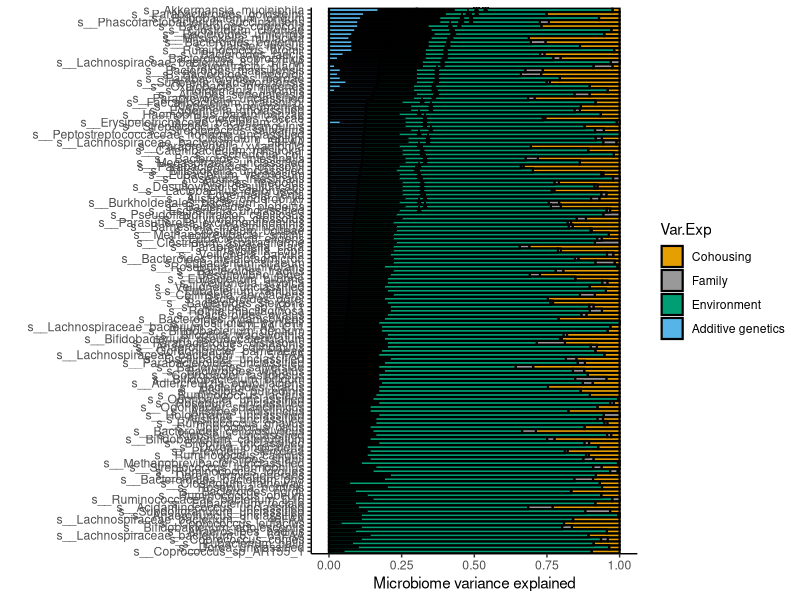
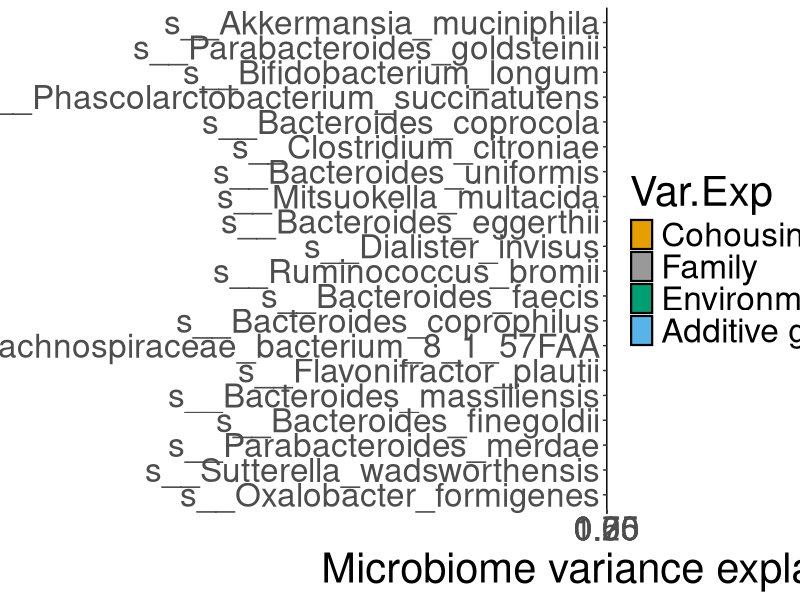
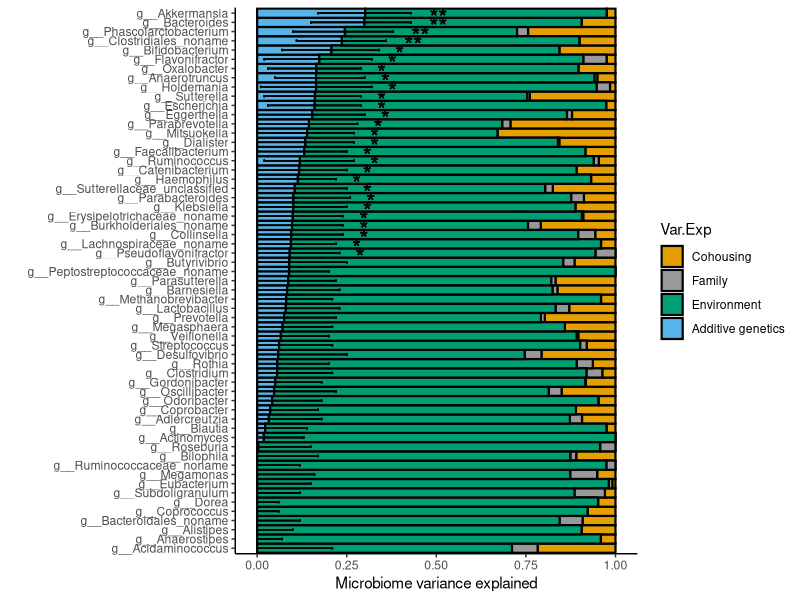
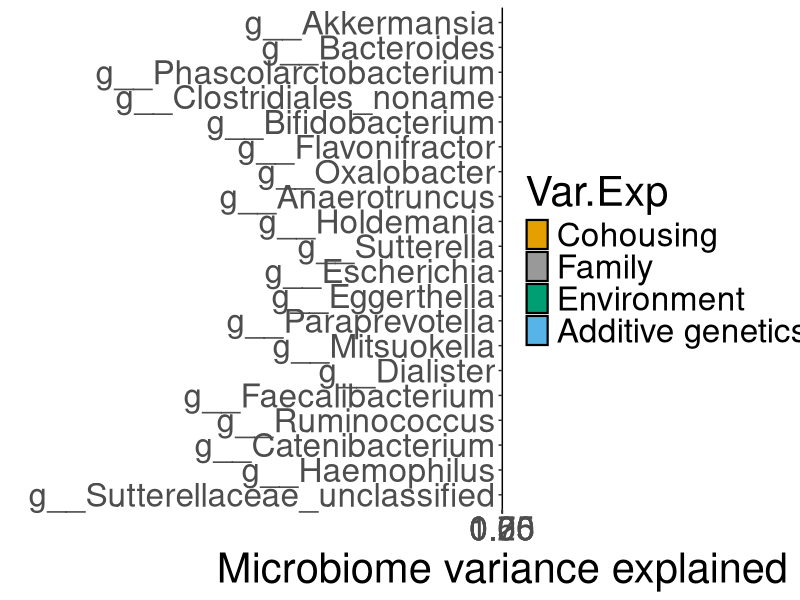
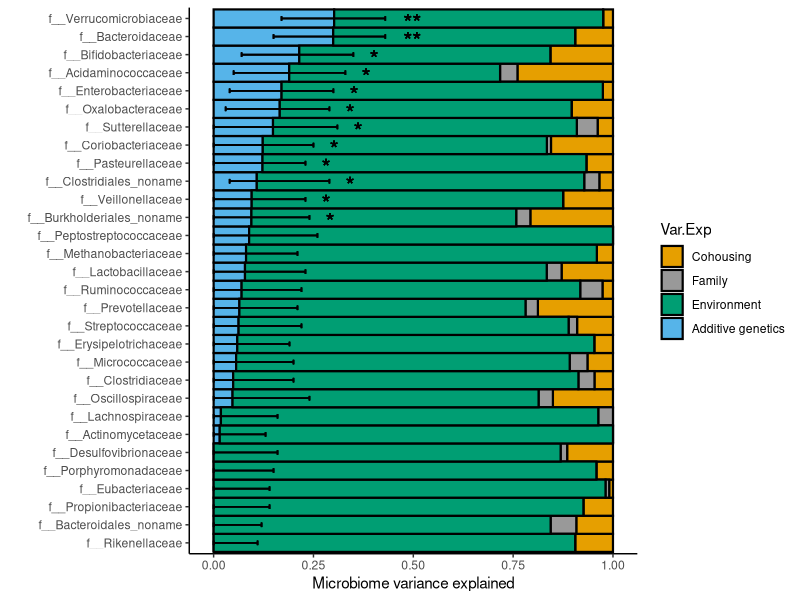
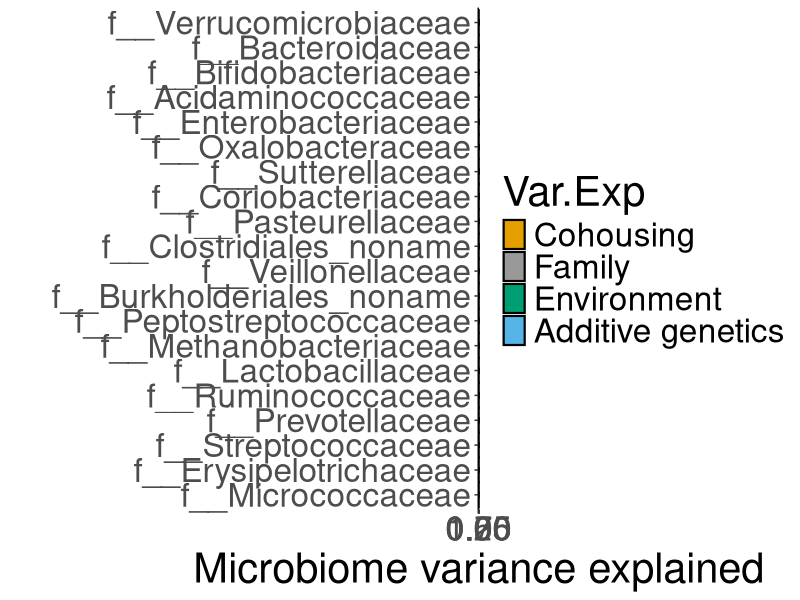
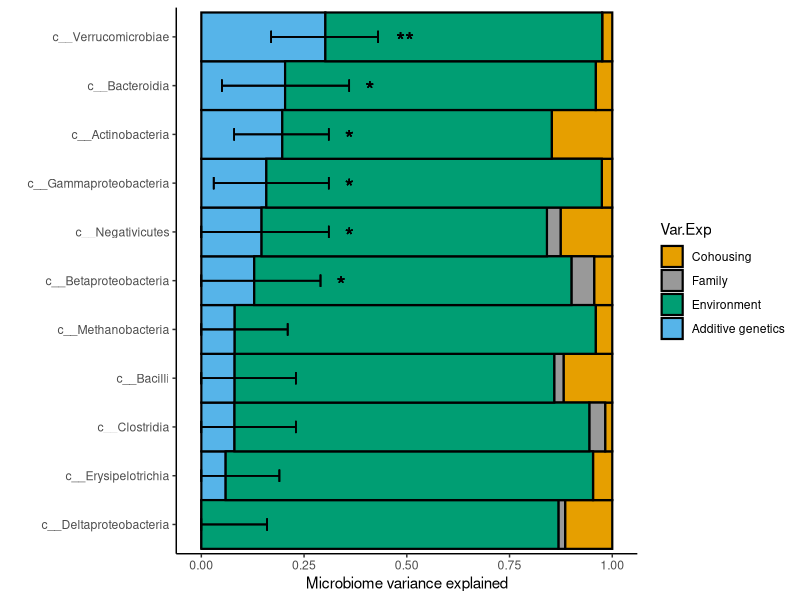
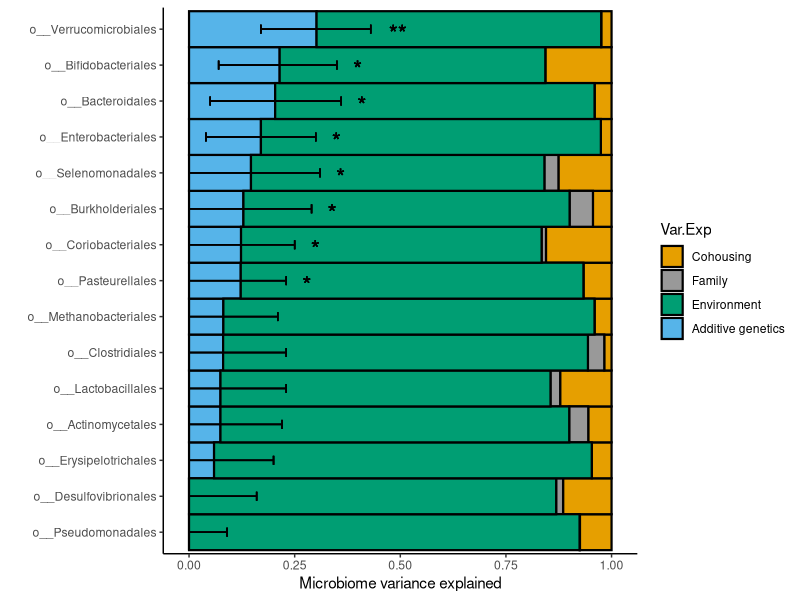

R code for these plots, in order:
# ========================================================================
# By: R.Gacesa, Weersma Group, UMCG (2020)
#
# Script plots results of heritability analysis
# on real data of DMP project (see real_data sub folder / supplementary tables S5)
# (Panels A & B in Figure 2 in main DMP manuscript )

# =========================================================================

# parse confidence intervals
parseCIrange <- function(varN,toget="range") {
  ret = c()
  for (cc in c(1:nrow(inDFs))) {
    if (!is.na(inDFs[[varN]][cc]) & ! grepl('Inf',inDFs[[varN]][cc])) {
      ccc <- unlist(strsplit(inDFs[[varN]][cc],'-') )
      if (toget=="range") {
        ret <- c(ret,abs(as.numeric(ccc[2])-as.numeric(ccc[1])) )
      } else if (toget=="high") {
        ret <- c(ret,as.numeric(ccc[2]))
      } else if (toget=="low") {
        ret <- c(ret,as.numeric(ccc[1]))
      }
    } else {
      varms <- paste0('MS.',varN)
      ccc <- unlist(strsplit(inDFs[[varms]][cc],'-') )
      if (toget=="range") {
        ret <- c(ret,abs(as.numeric(ccc[2])-as.numeric(ccc[1])) )
      } else if (toget=="high") {
        ret <- c(ret,as.numeric(ccc[2]))
      } else if (toget=="low") {
        ret <- c(ret,as.numeric(ccc[1]))
      }
    }
  }
  ret
}

library(ggplot2)
library(tidyr)
# NOTES:
# ======================
# load log & results file
# set working directory: NOTE this has to be set to appropriate path!
#setwd('# placeholder path DAG3_heritability - set this one to path with this file! #')

#setwd('D:/Vbox/shared/dag/git_14_05/DMP/')
setwd('.')

if (!dir.exists('heritability_analysis_v2/real_data_plots')) {
  dir.create('heritability_analysis_v2/real_data_plots')
}

# input: heritability results (taxa)
inDFm <- read.table('heritability_analysis_v2/real_data/DMP_heritability_withFDRs_and_CIs_taxa.csv',sep=',',header=T,quote = '"',fill = T,stringsAsFactors = F)

# make plots (taxa)
inDFm$FTYPE <- NA
inDFm$FTYPE[grep('^s_',inDFm$Trait.short)] <-"Taxon.S"
inDFm$FTYPE[grep('^g_',inDFm$Trait.short)] <-"Taxon.G"
inDFm$FTYPE[grep('^f_',inDFm$Trait.short)] <-"Taxon.F"
inDFm$FTYPE[grep('^c_',inDFm$Trait.short)] <-"Taxon.C"
inDFm$FTYPE[grep('^p_',inDFm$Trait.short)] <-"Taxon.P"
inDFm$FTYPE[grep('^k_',inDFm$Trait.short)] <-"Taxon.K"
inDFm$FTYPE[grep('^o_',inDFm$Trait.short)] <-"Taxon.O"

# debug output
#print(inDFm$FEATURE[is.na(inDFm$FTYPE)])

fTypes <- c("Taxon.S","Taxon.G","Taxon.F","Taxon.C","Taxon.O","Taxon.P")
#cbPalette <- c("#999999", "#E69F00", "#56B4E9", "#009E73")#, "#F0E442", "#0072B2", "#D55E00", "#CC79A7")
cbPalette <- c("#E69F00","#999999", "#009E73","#56B4E9")#, "#F0E442", "#0072B2", "#D55E00", "#CC79A7")

for (oneType in fTypes) {
#  oneType <- "Taxon.S"
  
  inDFs <- inDFm[inDFm$FTYPE==oneType,]
  inDFs$Taxon <- factor(as.character(inDFs$Trait.short),levels=inDFs$Trait.short[order(inDFs$VE_ID)])
  inDFs <- inDFs[order(inDFs$VE_ID),]
  inDFs$LBL = ""
  inDFs$LBL[inDFs$SW_PV_ID <= 0.05] <- "*"
  inDFs$LBL[inDFs$SW_FDR_ID <= 0.1] <- "**"
  inDFs$H2 <- inDFs$VE_ID
  inDFs$VE_Cohousing <- inDFs$VE_COHOUSING.ID_DMP
  inDFs$VE_Family <- inDFs$VE_famID
  inDFs$VE_Environment <- inDFs$VE_Residual
  if (grepl('Taxon',oneType)) {
    inDFs$Taxon_Shortname <- as.character(inDFs$Taxon)
    inDFs$Taxon_Shortname <- factor(as.character(inDFs$Taxon_Shortname),levels=inDFs$Taxon_Shortname[order(inDFs$VE_ID)])
  }
  # parse confidence intervals
  inDFs$CI_ID_low <- parseCIrange("MS.CI_ID","low")
  inDFs$CI_ID_low[inDFs$CI_ID_low < 0] <- 0
  inDFs$CI_ID_high <- parseCIrange("MS.CI_ID","high")
  inDFs$CI_ID_high[inDFs$CI_ID_high > 1] <- 1
  
  inDFtoPlot <- inDFs[,c("Taxon_Shortname","LBL","H2","VE_Cohousing","VE_Family","VE_Environment","CI_ID_low","CI_ID_high")]
  #inDFtoPlot$VE_Environment <- 1-inDFtoPlot$H2-inDFtoPlot$VE_Cohousing-inDFtoPlot$VE_Family
  #inDFtoPlot$SEH2 <- inDFs$SEH2
  inDFtoPlot$LBL <- inDFs$LBL
  inDFtoPlotL <- gather(inDFtoPlot,"Var.Exp","Var.Exp.NR", H2:VE_Environment,factor_key = T)
  inDFtoPlotL$Var.Exp <- as.character(inDFtoPlotL$Var.Exp)
  inDFtoPlotL$Var.Exp[inDFtoPlotL$Var.Exp == "H2"] <- "Additive genetics"
  inDFtoPlotL$Var.Exp[inDFtoPlotL$Var.Exp == "VE_Environment"] <- "Environment"
  inDFtoPlotL$Var.Exp[inDFtoPlotL$Var.Exp == "VE_Cohousing"] <- "Cohousing"
  inDFtoPlotL$Var.Exp[inDFtoPlotL$Var.Exp == "VE_Family"] <- "Family"
  
  inDFtoPlotL$Var.Exp <- factor(as.character(inDFtoPlotL$Var.Exp),level = c("Environment","Cohousing","Family","Additive genetics"))
  inDFtoPlotL$Var.Exp <- factor(as.character(inDFtoPlotL$Var.Exp),level = c("Cohousing","Family","Environment","Additive genetics"))
  
  # save data frame used to make plot
  write.table(inDFtoPlotL,paste0('heritability_analysis_v2/real_data_plots/plot_datatable_heritability_v2_taxa_',oneType,'_all.csv'),sep=',',row.names = F)
  
  # make plot
  g <- ggplot(inDFtoPlotL,aes(x=Taxon_Shortname,y=Var.Exp.NR,fill=Var.Exp)) + 
    scale_fill_manual(values = cbPalette) +
    geom_col(col="black", width=1,size=0.75) + 
    theme(axis.text.x = element_text(angle = 0,face="bold")) + ylim(-0.01,1.01) +
    theme(axis.text.y = element_text(face="bold")) +
    geom_errorbar(ymin=inDFtoPlotL$CI_ID_low,ymax=inDFtoPlotL$CI_ID_high,width=0.25, linetype='solid') + 
    geom_text(data = inDFtoPlotL,
              aes(x = Taxon_Shortname, y=CI_ID_high, 
                  label = format(LBL, nsmall = 0, digits=1, scientific = FALSE)),
              color="black", vjust=+0.75, angle = 0, hjust=-1,size=6) + ylim(-0.01,1.01) + 
    ylab('Microbiome variance explained') + xlab('') + 
    theme(legend.position="bottom") + 
    theme(text = element_text(size = 14)) + 
    coord_flip() + theme_classic()
  print(g)
  ggsave(plot = g, filename = paste0('heritability_analysis_v2/real_data_plots/heritability_Rev1_',oneType,'.png'),height = 1.25+8/50*nrow(inDFs),width = 9,limitsize = F)
  
  # smaller plot (top 20 signals), high resolution for manuscript
  topN <- 20
  if (nrow(inDFs) > topN) {
    topFeatures <- inDFs[order(inDFs$VE_ID,decreasing = T),]$Trait.short[1:topN]
    inDFtoPlotLs <- inDFtoPlotL[inDFtoPlotL$Taxon_Shortname %in% topFeatures,]
    # save data
    write.table(inDFtoPlotLs,paste0('heritability_analysis_v2/real_data_plots/plot_data_heritability_v2_taxa_',oneType,'_top.csv'),sep=',',row.names = F)
    # make plot
    g <- ggplot(inDFtoPlotLs,aes(x=Taxon_Shortname,y=Var.Exp.NR,fill=Var.Exp)) + 
      scale_fill_manual(values = cbPalette) +
      geom_col(col="black", width=1,size=0.75) + 
      theme(axis.text.x = element_text(angle = 0,face="bold")) + ylim(-0.01,1.01) +
      theme(axis.text.y = element_text(face="bold")) +
      geom_errorbar(ymin=inDFtoPlotLs$CI_ID_low,ymax=inDFtoPlotLs$CI_ID_high,width=0.25, linetype='solid') + 
      geom_text(data = inDFtoPlotLs,
                aes(x = Taxon_Shortname, y=CI_ID_high,
                    label = format(LBL, nsmall = 0, digits=1, scientific = FALSE)),
                color="black", vjust=+0.75, angle = 0, hjust=-1,size=6) + ylim(-0.01,1.01) +
      ylab('Microbiome variance explained') + xlab('') + 
      theme(legend.position="bottom") + 
      coord_flip() + theme_classic() +
      theme(text = element_text(size = 30))
    print(g)
    ggsave(plot = g, filename = paste0('heritability_analysis_v2/real_data_plots/heritability_Rev1_',oneType,'_top.png'),height = 2.50+16/50*topN,width = 18,limitsize = F)
  }
}

# ================================
# PATHWAY PLOTS
# ================================
# input: heritability results (taxa)
inDFm <- read.table('heritability_analysis_v2/real_data/DMP_heritability_withFDRs_and_CIs_pwys.csv',sep=',',header=T,quote = '"',fill = T,stringsAsFactors = F)

# make plots (pathways)
inDFm$FTYPE <- "PWYS"
cbPalette <- c("#E69F00","#999999", "#009E73","#56B4E9")#, "#F0E442", "#0072B2", "#D55E00", "#CC79A7")

oneType <- "PWYS"

inDFs <- inDFm[inDFm$FTYPE==oneType,]
inDFs$Taxon <- factor(as.character(inDFs$Trait),levels=inDFs$Trait[order(inDFs$VE_ID)])
inDFs <- inDFs[order(inDFs$VE_ID),]
inDFs$LBL = ""
inDFs$LBL[inDFs$SW_PV_ID <= 0.05] <- "*"
inDFs$LBL[inDFs$SW_FDR_ID <= 0.1] <- "**"
inDFs$H2 <- inDFs$VE_ID
inDFs$VE_Cohousing <- inDFs$VE_COHOUSING.ID_DMP
inDFs$VE_Family <- inDFs$VE_famID
inDFs$VE_Environment <- inDFs$VE_Residual
inDFs$Taxon_Shortname <- as.character(inDFs$Taxon)
inDFs$Taxon_Shortname <- factor(as.character(inDFs$Taxon_Shortname),levels=inDFs$Taxon_Shortname[order(inDFs$VE_ID)])

inDFs$CI_ID_low <- parseCIrange(varN = "CI_ID","low")
inDFs$CI_ID_low[inDFs$CI_ID_low < 0] <- 0
inDFs$CI_ID_high <- parseCIrange("CI_ID","high")
inDFs$CI_ID_high[inDFs$CI_ID_high > 1] <- 1

inDFtoPlot <- inDFs[,c("Taxon_Shortname","LBL","H2","VE_Cohousing","VE_Family","VE_Environment","CI_ID_low","CI_ID_high")]
#inDFtoPlot$VE_Environment <- 1-inDFtoPlot$H2-inDFtoPlot$VE_Cohousing-inDFtoPlot$VE_Family
#inDFtoPlot$SEH2 <- inDFs$SEH2
inDFtoPlot$LBL <- inDFs$LBL
inDFtoPlotL <- gather(inDFtoPlot,"Var.Exp","Var.Exp.NR", H2:VE_Environment,factor_key = T)
inDFtoPlotL$Var.Exp <- as.character(inDFtoPlotL$Var.Exp)
inDFtoPlotL$Var.Exp[inDFtoPlotL$Var.Exp == "H2"] <- "Additive genetics"
inDFtoPlotL$Var.Exp[inDFtoPlotL$Var.Exp == "VE_Environment"] <- "Environment"
inDFtoPlotL$Var.Exp[inDFtoPlotL$Var.Exp == "VE_Cohousing"] <- "Cohousing"
inDFtoPlotL$Var.Exp[inDFtoPlotL$Var.Exp == "VE_Family"] <- "Family"

inDFtoPlotL$Var.Exp <- factor(as.character(inDFtoPlotL$Var.Exp),level = c("Environment","Cohousing","Family","Additive genetics"))
inDFtoPlotL$Var.Exp <- factor(as.character(inDFtoPlotL$Var.Exp),level = c("Cohousing","Family","Environment","Additive genetics"))


# save data frame used to make plot
write.table(inDFtoPlotL,paste0('heritability_analysis_v2/real_data_plots/plot_data_heritability_v2_pwys_all.csv'),sep=',',row.names = F)

# make plot
g <- ggplot(inDFtoPlotL,aes(x=Taxon_Shortname,y=Var.Exp.NR,fill=Var.Exp)) + 
  scale_fill_manual(values = cbPalette) +
  geom_col(col="black", width=1,size=0.75) + 
  theme(axis.text.x = element_text(angle = 0,face="bold")) + ylim(-0.01,1.01) +
  theme(axis.text.y = element_text(face="bold")) +
  geom_errorbar(ymin=inDFtoPlotL$CI_ID_low,ymax=inDFtoPlotL$CI_ID_high,width=0.25, linetype='solid') + 
  geom_text(data = inDFtoPlotL,
            aes(x = Taxon_Shortname, y=CI_ID_high, 
                label = format(LBL, nsmall = 0, digits=1, scientific = FALSE)),
            color="black", vjust=+0.75, angle = 0, hjust=-1,size=6) + ylim(-0.01,1.01) + 
  ylab('Microbiome variance explained') + xlab('') + 
  theme(legend.position="bottom") + theme_classic() +
  theme(text = element_text(size = 14)) + 
  coord_flip()
print(g)
ggsave(plot = g, filename = paste0('heritability_analysis_v2/real_data_plots/heritability_Rev1_PWYS.png'),height = 1.25+8/50*nrow(inDFs),width = 20,limitsize = F)

# smaller plot (top 20)
topN <- 20
topFeatures <- inDFm[order(inDFm$VE_ID,decreasing = T),]$Trait[1:topN]
inDFtoPlotLs <- inDFtoPlotL[inDFtoPlotL$Taxon_Shortname %in% topFeatures,]

write.table(inDFtoPlotLs,paste0('heritability_analysis_v2/real_data_plots/plot_data_heritability_v2_pwys_top.csv'),sep=',',row.names = F)
g <- ggplot(inDFtoPlotLs,aes(x=Taxon_Shortname,y=Var.Exp.NR,fill=Var.Exp)) + 
  scale_fill_manual(values = cbPalette) +
  geom_col(col="black", width=1,size=0.75) + 
  theme(axis.text.x = element_text(angle = 0,face="bold")) + ylim(-0.01,1.01) +
  theme(axis.text.y = element_text(face="bold")) +
  geom_errorbar(ymin=inDFtoPlotLs$CI_ID_low,ymax=inDFtoPlotLs$CI_ID_high,width=0.25, linetype='solid') + 
  geom_text(data = inDFtoPlotLs,
            aes(x = Taxon_Shortname, y=CI_ID_high,
                label = format(LBL, nsmall = 0, digits=1, scientific = FALSE)),
            color="black", vjust=+0.75, angle = 0, hjust=-1,size=6) + ylim(-0.01,1.01) +
  ylab('Microbiome variance explained') + xlab('') + 
  theme(legend.position="bottom") + theme_classic() +
  theme(text = element_text(size = 26)) + 
  coord_flip() + theme(legend.position = "none")
print(g)
ggsave(plot = g, filename = 'heritability_analysis_v2/real_data_plots/heritability_Rev1_PWYS_top20.png',height = 2.50+16/50*topN,width = 18,limitsize = F)

